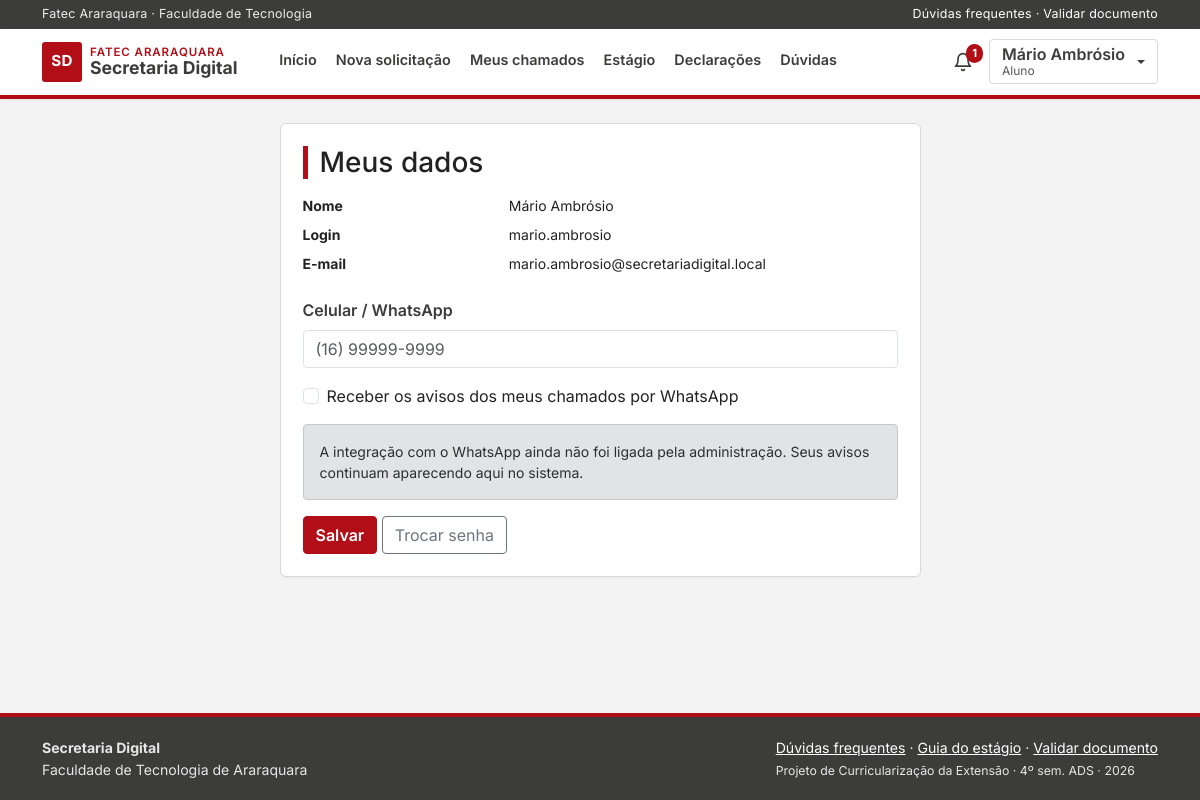
The page /perfil_alt.php (signed in) on the database as committed earlier.
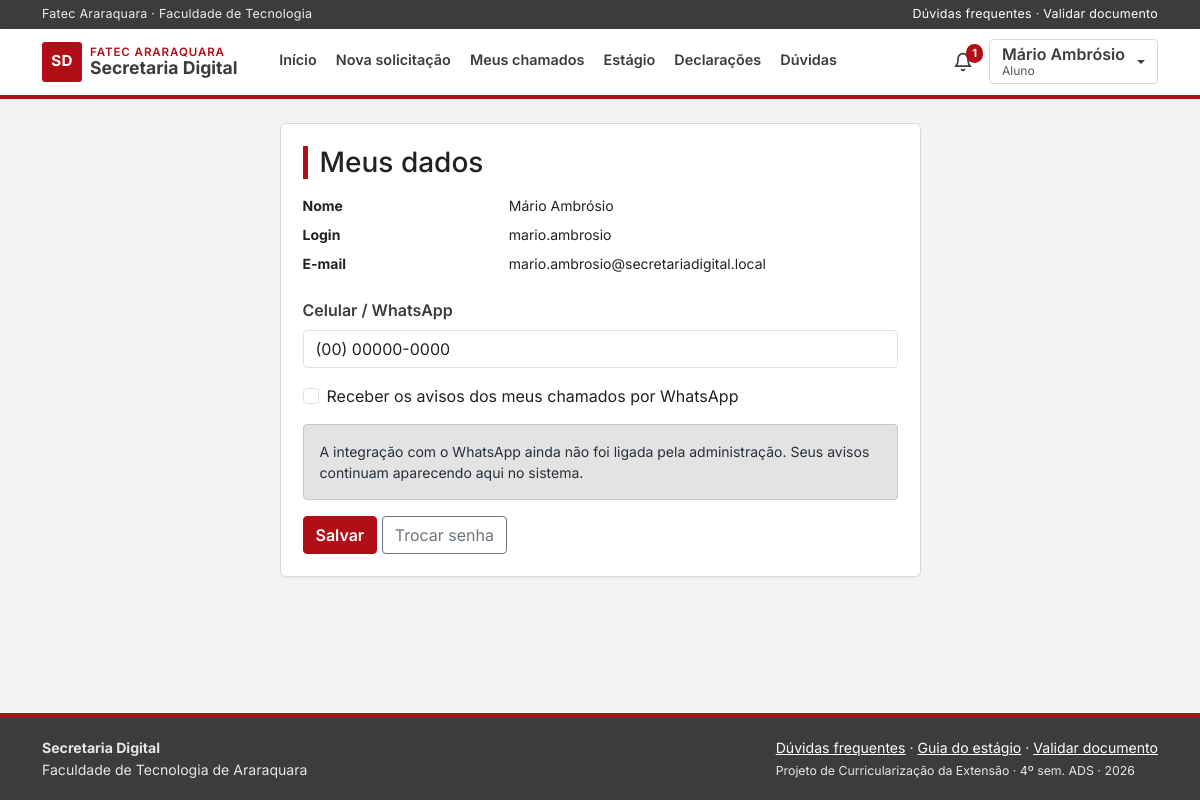
The same page on the database as committed later.
### tables this page shows
CREATE TABLE tb_usuarios (
  id_usuario      INT AUTO_INCREMENT PRIMARY KEY,
  nome            VARCHAR(120) NOT NULL,
  login           VARCHAR(50)  NOT NULL,
  senha           VARCHAR(255) NOT NULL,
  email           VARCHAR(120) NOT NULL,
  nivel           ENUM('aluno','secretaria','coordenacao','admin') NOT NULL,
  id_curso        INT          NULL,
  ra              VARCHAR(20)  NULL,
  semestre        TINYINT      NULL,
  telefone        VARCHAR(20)  NULL,
  aviso_whatsapp  TINYINT(1)   NOT NULL DEFAULT 0,
  aviso_email     TINYINT(1)   NOT NULL DEFAULT 1,
  ativo           TINYINT(1)   NOT NULL DEFAULT 1,
  criado_em       DATETIME     NOT NULL DEFAULT CURRENT_TIMESTAMP,
  UNIQUE KEY uk_usuarios_login (login),
  UNIQUE KEY uk_usuarios_email (email),
  UNIQUE KEY uk_usuarios_ra (ra),
  CONSTRAINT fk_usuarios_curso FOREIGN KEY (id_curso)
    REFERENCES tb_cursos (id_curso)
);

### funcoes.php (called while the page is built, shortened)
<?php
    function seguro($texto){
        return htmlspecialchars((string)$texto, ENT_QUOTES, "UTF-8");
    }
    function busca_config($con, $chave){
        $sql = "SELECT valor FROM tb_configuracoes WHERE chave = ? LIMIT 1";
        $stmt = mysqli_stmt_init($con);
        mysqli_stmt_prepare($stmt, $sql);
        mysqli_stmt_bind_param($stmt, "s", $chave);
        mysqli_stmt_execute($stmt);
        $linha = mysqli_fetch_assoc(mysqli_stmt_get_result($stmt));
        return $linha ? (string)$linha['valor'] : "";
    }
?>

### perfil_alt.php (the view, shortened to what this page needs)
<?php
    require_once("conecta.php");
    require_once("funcoes.php");
    $sql = "SELECT nome, login, email, telefone, aviso_whatsapp FROM tb_usuarios WHERE id_usuario = ? LIMIT 1";
    $stmt = mysqli_stmt_init($con);
    mysqli_stmt_prepare($stmt, $sql);
    mysqli_stmt_bind_param($stmt, "i", $_SESSION['id_usuario']);
    mysqli_stmt_execute($stmt);
    $eu = mysqli_fetch_assoc(mysqli_stmt_get_result($stmt));
    $integracao = busca_config($con, "whatsapp_ativo") == "1";
    require_once("cabecalho.php");
?>
<div class="row justify-content-center">
    <div class="col-md-7">
        <div class="cartao">
            <h1 class="h3 mb-3">Meus dados</h1>
            <dl class="row small mb-3">
                <dt class="col-4">Nome</dt><dd class="col-8"><?php echo seguro($eu['nome']); ?></dd>
                <dt class="col-4">Login</dt><dd class="col-8"><?php echo seguro($eu['login']); ?></dd>
                <dt class="col-4">E-mail</dt><dd class="col-8"><?php echo seguro($eu['email']); ?></dd>
            </dl>
            <form action="perfil_alt2.php" method="post">
                <div class="mb-3">
                    <label for="txttelefone" class="form-label">Celular / WhatsApp</label>
                    <input type="text" class="form-control" id="txttelefone" name="txttelefone" maxlength="20" value="<?php echo seguro($eu['telefone']); ?>" placeholder="(16) 99999-9999">
                </div>
                <div class="form-check mb-3">
                    <input class="form-check-input" type="checkbox" id="ckwhats" name="ckwhats" value="1" <?php if($eu['aviso_whatsapp']){ echo "checked"; } ?>>
                    <label class="form-check-label" for="ckwhats">Receber os avisos dos meus chamados por WhatsApp</label>
                </div>
                <?php if(!$integracao){ echo "<div class='alert alert-secondary small'>A integração com o WhatsApp ainda não foi ligada pela administração. Seus avisos continuam aparecendo aqui no sistema.</div>"; } ?>
                <input type="submit" name="btn" value="Salvar" class="btn btn-principal">
                <a href="senha_alt.php" class="btn btn-outline-secondary">Trocar senha</a>
            </form>
        </div>
    </div>
</div>
<?php require_once("rodape.php"); ?>

Rows that differ between the two databases and show on the page:
changed tb_usuarios "Mário Ambrósio": txttelefone (not shown) → "(00) 00000-0000"
